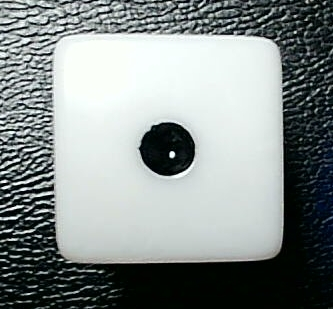
#> input picture dice_1.jpg, 333 x 309 px, given in place of the camera
$ python dice_reader.py   (older library calls are emulated)
#> lines starting #> are read from the running program, lines starting #| are printed output that depends on the picture; after the words box and inside, x2 and y2 are one past the last pixel; in counts of white or black regions, pixels touching at a corner belong together
import cv2
import numpy as np
from sklearn import cluster

params = cv2.SimpleBlobDetector_Params()

params.filterByInertia
params.minInertiaRatio = 0.6

detector = cv2.SimpleBlobDetector_create(params)


def get_blobs(frame):
    frame_blurred = cv2.GaussianBlur(frame, (5, 5), 0)
    frame_gray = cv2.cvtColor(frame_blurred, cv2.COLOR_BGR2GRAY)

    blobs = detector.detect(frame_gray)

    return blobs


def get_dice_from_blobs(blobs):
    # Get centroids of all blobs
    X = []
    for b in blobs:
        pos = b.pt

        if pos != None:
            X.append(pos)

    X = np.asarray(X)

    if len(X) > 0:
        clustering = cluster.DBSCAN(eps=40, min_samples=1).fit(X)

        # Find the largest label assigned + 1, that's the number of dice found
        num_dice = max(clustering.labels_) + 1

        dice = []

        # Calculate centroid of each dice, the average between all a dice's dots
        for i in range(num_dice):
            X_dice = X[clustering.labels_ == i]

            centroid_dice = np.mean(X_dice, axis=0)

            dice.append([len(X_dice), *centroid_dice])

        return dice

    else:
        return []


def overlay_info(frame, dice, blobs):
    # Overlay blobs
    for b in blobs:
        pos = b.pt
        r = b.size / 2

        cv2.circle(frame, (int(pos[0]), int(pos[1])), int(r), (0, 0, 0), -1)

    # Overlay dice number
    for d in dice:
        # Get textsize for text centering
        textsize = cv2.getTextSize(str(d[0]), cv2.FONT_HERSHEY_PLAIN, 3, 2)[0]

        cv2.putText(
            frame,
            str(d[0]),
            (int(d[1] - textsize[0] / 2), int(d[2] + textsize[1] / 2)),
            cv2.FONT_HERSHEY_PLAIN,
            3,
            (0, 0, 255),
            4,
        )


# Initialize a video feed
cap = cv2.VideoCapture(0)

DEFAULTSCALE = 30
MINDEFAULTSCALE = 10

# Initial zoom percentage
scale = DEFAULTSCALE

while True:

    # Grab the latest image from the video feed
    ret, frame = cap.read()
#> frame is the input picture: shape (309, 333, 3); mean B, G, R 140.2, 141.5, 134.2

    # Crop image
    # Borrowed from https://stackoverflow.com/questions/50870405/how-can-i-zoom-my-webcam-in-open-cv-python
    height, width, channels = frame.shape
#> height = 309; width = 333; channels = 3
    centerX, centerY = int(height / 2), int(width / 2)
#> centerX = 154; centerY = 166
    radiusX, radiusY = int(scale * height / 100), int(scale * width / 100)
#> radiusX = 92; radiusY = 99
    minX, maxX = centerX - radiusX, centerX + radiusX
#> minX = 62; maxX = 246
    minY, maxY = centerY - radiusY, centerY + radiusY
#> minY = 67; maxY = 265
    cropped = frame[minX:maxX, minY:maxY]
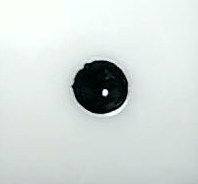
#> cropped: shape (184, 198, 3); mean B, G, R 215.5, 218, 210.1
    resized_cropped = cv2.resize(cropped, (width, height))

    # main()
    blobs = get_blobs(resized_cropped)
#> in get_blobs, `blobs = detector.detect(frame_gray)`: blobs = ()
#> blobs = ()
    dice = get_dice_from_blobs(blobs)
#> after the loop in get_dice_from_blobs, `for b in blobs:`: X = []
#> in get_dice_from_blobs, `X = np.asarray(X)`: X = empty array
#> dice = []
    # autozoom
    if not dice:
        scale = DEFAULTSCALE
    else:
        if (scale - 5) > MINDEFAULTSCALE:
            scale -= 5

    out_frame = overlay_info(resized_cropped, dice, blobs)

    cv2.imshow("Dice", resized_cropped)

    res = cv2.waitKey(1)
#> (key x is pressed here)

    # Zoom in if the user presses "s"
    if res & 0xFF == ord("s"):
        if (scale - 0.5) > MINDEFAULTSCALE:
            scale -= 0.5
    # Zoom out if the user presses "x"
    if res & 0xFF == ord("x"):
        if (scale + 0.5) < DEFAULTSCALE:
            scale += 0.5
    # Stop if the user presses "q"
    if res & 0xFF == ord("q"):
        break

# When everything is done, release the capture
cap.release()
cv2.destroyAllWindows()

$ run again, on dice_2.jpg
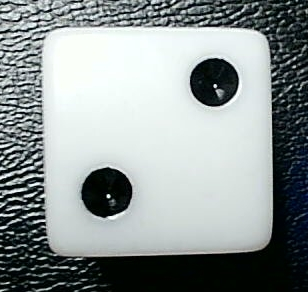
#> input picture dice_2.jpg, 308 x 292 px, given in place of the camera
#> frame is the input picture: shape (292, 308, 3); mean B, G, R 149, 149.4, 141.7
#> `cropped = frame[minX:maxX, minY:maxY]`:
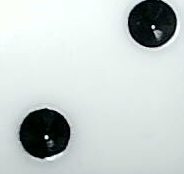
#> cropped: shape (174, 184, 3); mean B, G, R 205.4, 207.2, 198.8
#> in get_blobs, `frame_gray = cv2.cvtColor(frame_blurred, cv2.COLOR_BGR2GRAY)`:
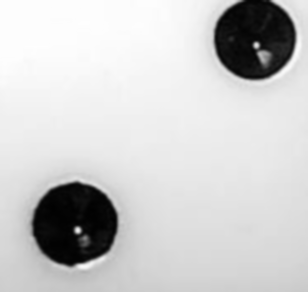
#> frame_gray: shape (292, 308); min 1, max 254, mean 204.4
#> in get_blobs, `blobs = detector.detect(frame_gray)`: blobs = ()
#> after the loop in get_dice_from_blobs, `for b in blobs:`: X = []
#> in get_dice_from_blobs, `X = np.asarray(X)`: X = empty array
#> dice = []

$ run again, on dice_3.jpg
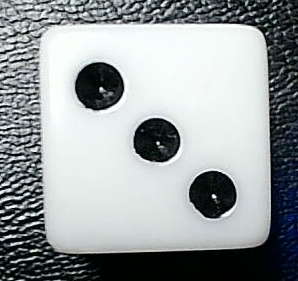
#> input picture dice_3.jpg, 298 x 281 px, given in place of the camera
#> frame is the input picture: shape (281, 298, 3); mean B, G, R 157.4, 156.3, 150.5
#> in get_blobs, `blobs = detector.detect(frame_gray)`: blobs = 2 keypoints; (x, y, size): (256, 231, 79.3), (162, 141, 77.7)
#> the loop in get_dice_from_blobs, `for b in blobs:` made 2 passes
#> b on passes 1 to 2: keypoint at (161.5, 140.7), size 77.7, keypoint at (255.5, 230.7), size 79.3
#> after the loop in get_dice_from_blobs, `for b in blobs:`: X = [(161.5, 140.7), (255.5, 230.7)]
#> in get_dice_from_blobs, `X = np.asarray(X)`: X = [[161.5, 140.7], [255.5, 230.7]]
#> num_dice = 2
#> the loop in get_dice_from_blobs, `for i in range(num_dice):` made 2 passes
#> after the loop in get_dice_from_blobs, `for i in range(num_dice):`: dice = [[1, 161.5, 140.7], [1, 255.5, 230.7]]
#> the loop in overlay_info, `for b in blobs:` made 2 passes
#> (b, r) on passes 1 to 2: (keypoint at (161.5, 140.7), size 77.7, 38.86), (keypoint at (255.5, 230.7), size 79.3, 39.67)
#> after the loop in overlay_info, `for b in blobs:`:
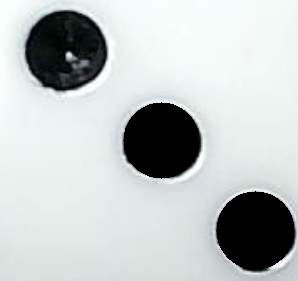
#> frame: shape (281, 298, 3); mean B, G, R 195.7, 196.1, 190.9
#> the loop in overlay_info, `for d in dice:` made 2 passes
#> (d, textsize) on passes 1 to 2: ([1, 161.5, 140.7], (32, 28)), ([1, 255.5, 230.7], (32, 28))
#> after the loop in overlay_info, `for d in dice:`:
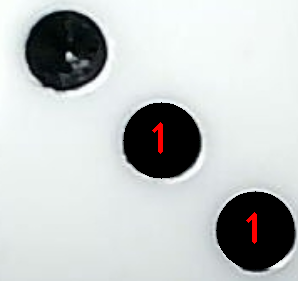
#> frame: shape (281, 298, 3); 0.41% of pixels changed, all inside (x1, y1, x2, y2) = (152, 122, 257, 244)

$ run again, on dice_4.jpg
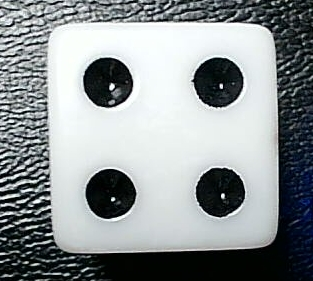
#> input picture dice_4.jpg, 313 x 281 px, given in place of the camera
#> frame is the input picture: shape (281, 313, 3); mean B, G, R 147.5, 145.8, 140
#> `cropped = frame[minX:maxX, minY:maxY]`:
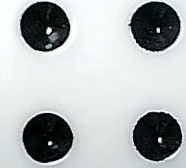
#> cropped: shape (168, 186, 3); mean B, G, R 181.9, 181.6, 175.8
#> `resized_cropped = cv2.resize(cropped, (width, height))`:
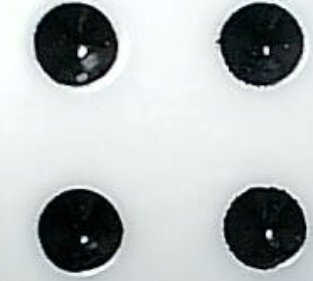
#> resized_cropped: shape (281, 313, 3); mean B, G, R 181.8, 181.5, 175.7
#> in get_blobs, `blobs = detector.detect(frame_gray)`: blobs = ()
#> after the loop in get_dice_from_blobs, `for b in blobs:`: X = []
#> in get_dice_from_blobs, `X = np.asarray(X)`: X = empty array
#> dice = []
